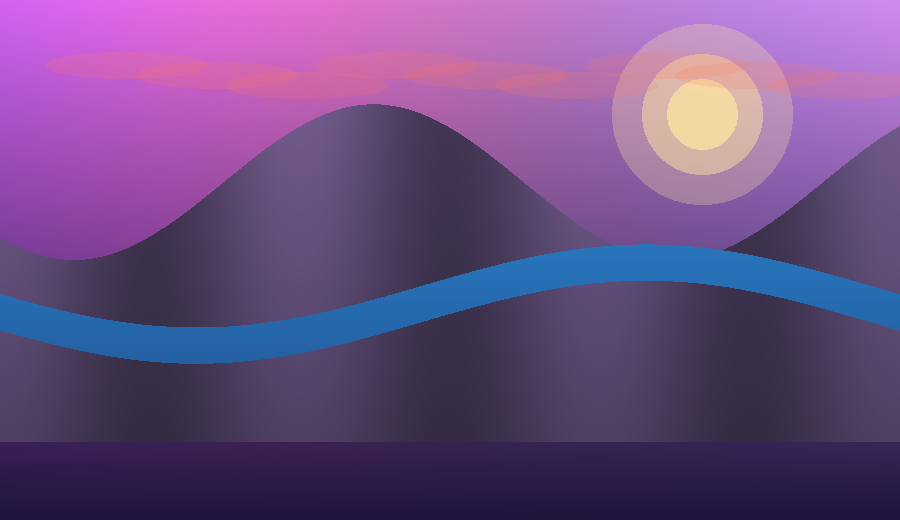
#> input picture images/source.png, 900 x 520 px
$ python main.py
#> lines starting #> are read from the running program, lines starting #| are printed output that depends on the picture
#> in load_rgb, img is the input picture: PIL image 900x520 RGB; mean R, G, B 107.2, 76.6, 129.7
### src/color_models.py
from __future__ import annotations

import math
from dataclasses import dataclass

import numpy as np


@dataclass(frozen=True)
class HSI:
    h: np.ndarray  # [0, 1)
    s: np.ndarray  # [0, 1]
    i: np.ndarray  # [0, 1]


def rgb_to_hsi(rgb_u8: np.ndarray) -> HSI:
    if rgb_u8.dtype != np.uint8 or rgb_u8.ndim != 3 or rgb_u8.shape[2] != 3:
        raise ValueError("Expected RGB uint8 array with shape (H, W, 3).")

    rgb = rgb_u8.astype(np.float32) / 255.0
    r = rgb[..., 0]
#> r: shape (520, 900) float32
    g = rgb[..., 1]
#> g: shape (520, 900) float32
    b = rgb[..., 2]
#> b: shape (520, 900) float32

    intensity = (r + g + b) / 3.0
    min_rgb = np.minimum(np.minimum(r, g), b)

    eps = 1e-8
    saturation = np.where(intensity > eps, 1.0 - (min_rgb / (intensity + eps)), 0.0)

    num = 0.5 * ((r - g) + (r - b))
    den = np.sqrt((r - g) ** 2 + (r - b) * (g - b))
    den = np.maximum(den, eps)
    cos_theta = np.clip(num / den, -1.0, 1.0)
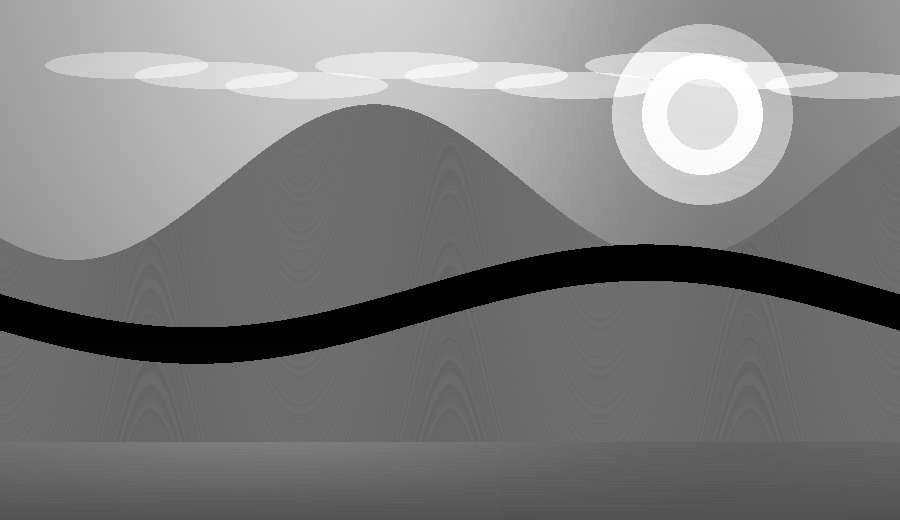
#> cos_theta: shape (520, 900) float32; min -0.879, max 0.986, mean 0.0439; drawn with min black and max white
    theta = np.arccos(cos_theta)  # [0, pi]
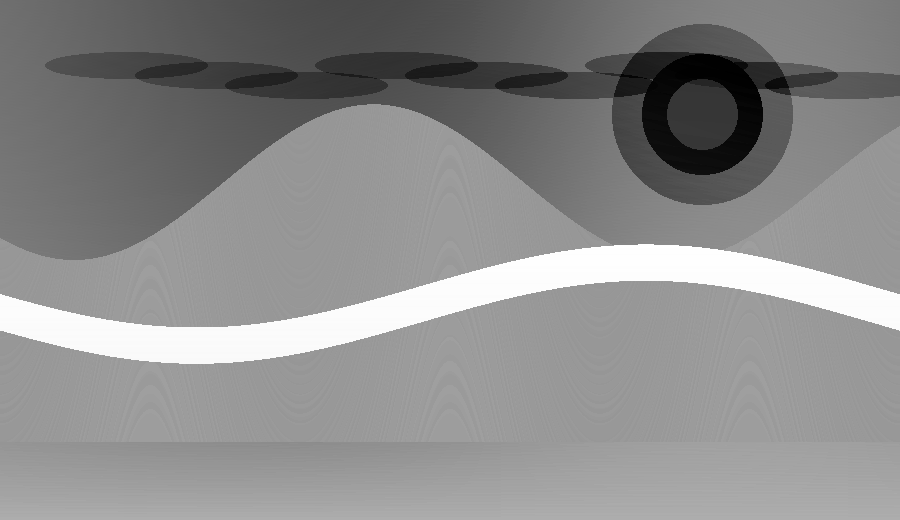
#> theta: shape (520, 900) float32; min 0.168, max 2.65, mean 1.52; drawn with min black and max white

    hue = np.where(b <= g, theta, (2.0 * math.pi - theta))
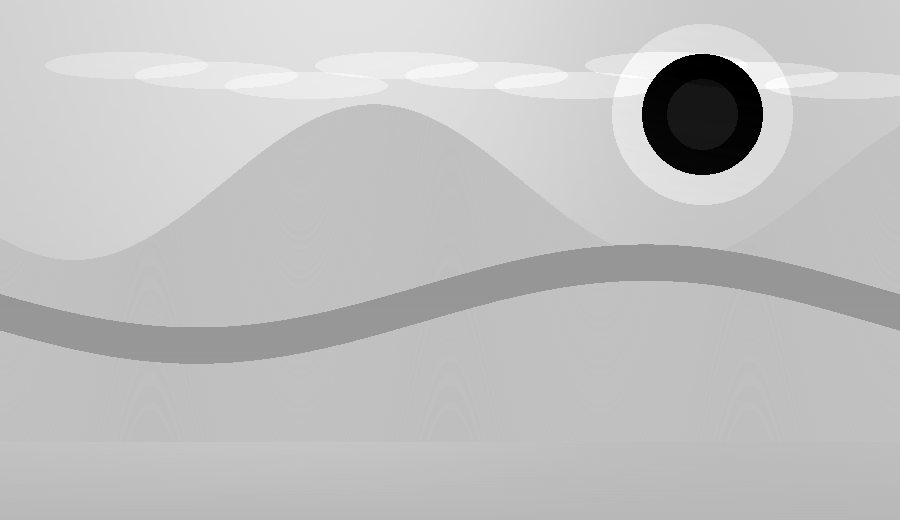
#> hue: shape (520, 900) float32; min 0.168, max 6.07, mean 4.63; drawn with min black and max white
    hue01 = (hue / (2.0 * math.pi)) % 1.0

    return HSI(h=hue01.astype(np.float32), s=saturation.astype(np.float32), i=intensity.astype(np.float32))


def hsi_to_rgb(hsi: HSI) -> np.ndarray:
    h = (hsi.h.astype(np.float32) % 1.0) * (2.0 * math.pi)
    s = np.clip(hsi.s.astype(np.float32), 0.0, 1.0)
    i = np.clip(hsi.i.astype(np.float32), 0.0, 1.0)
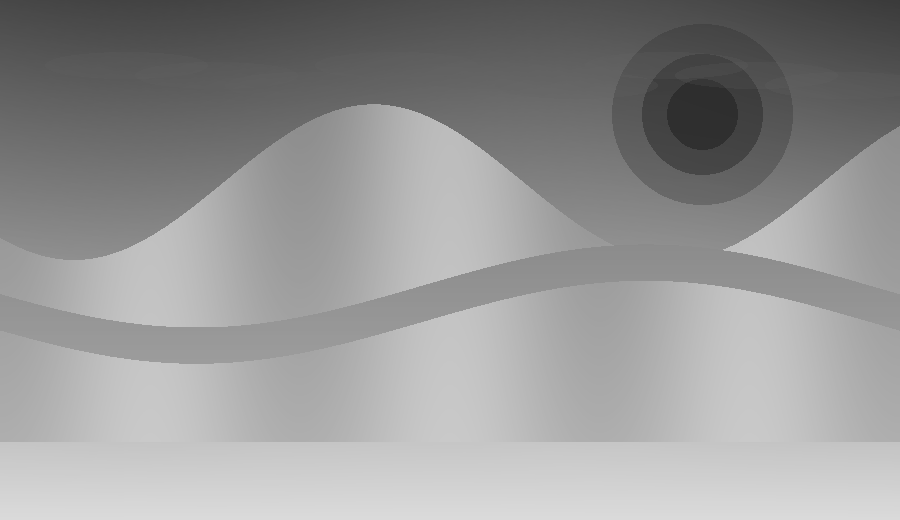
#> i: shape (520, 900) float32; min 0.182, max 0.856, mean 0.59

    r = np.zeros_like(i, dtype=np.float32)
    g = np.zeros_like(i, dtype=np.float32)
    b = np.zeros_like(i, dtype=np.float32)

    two_pi_over_3 = 2.0 * math.pi / 3.0
    four_pi_over_3 = 4.0 * math.pi / 3.0

    eps = 1e-8

    mask0 = (h >= 0.0) & (h < two_pi_over_3)
    h0 = h[mask0]
    s0 = s[mask0]
    i0 = i[mask0]
#> i0 = 11497 values, max 0.29 at index 1173, min 0.182 at index 2489, mean 0.239
    b0 = i0 * (1.0 - s0)
#> b0 = 11497 values, max 0.25 at index 11283, min 0.143 at index 2489, mean 0.204
    r0 = i0 * (1.0 + (s0 * np.cos(h0)) / (np.cos((math.pi / 3.0) - h0) + eps))
#> r0 = 11497 values, max 0.372 at index 1173, min 0.213 at index 2489, mean 0.28
    g0 = 3.0 * i0 - (r0 + b0)
#> g0 = 11497 values, max 0.273 at index 11283, min 0.189 at index 2489, mean 0.233
    r[mask0], g[mask0], b[mask0] = r0, g0, b0

    mask1 = (h >= two_pi_over_3) & (h < four_pi_over_3)
    h1 = h[mask1] - two_pi_over_3
    s1 = s[mask1]
    i1 = i[mask1]
    r1 = i1 * (1.0 - s1)
    g1 = i1 * (1.0 + (s1 * np.cos(h1)) / (np.cos((math.pi / 3.0) - h1) + eps))
    b1 = 3.0 * i1 - (r1 + g1)
    r[mask1], g[mask1], b[mask1] = r1, g1, b1
#> r: shape (520, 900) float32; min 0, max 0.372, mean 0.0213
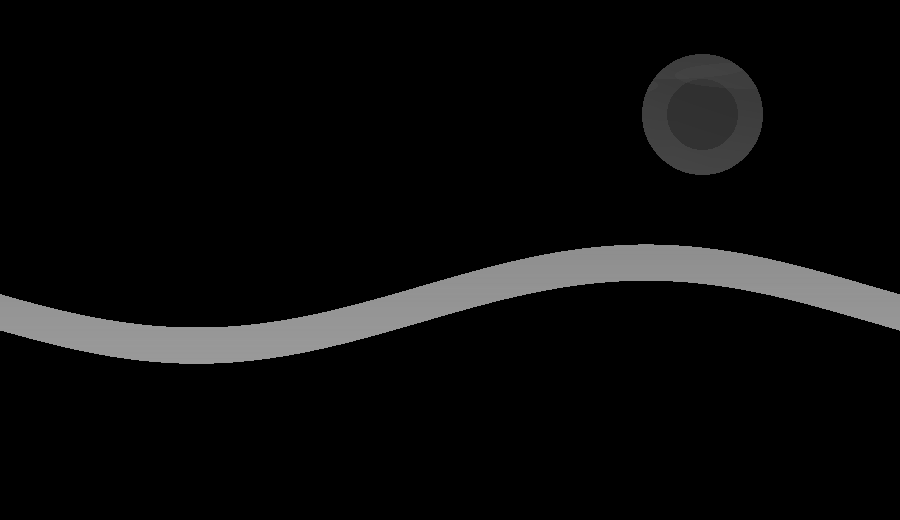
#> g: shape (520, 900) float32; min 0, max 0.603, mean 0.0465
#> b: shape (520, 900) float32; min 0, max 1.01, mean 0.0719

    mask2 = h >= four_pi_over_3
    h2 = h[mask2] - four_pi_over_3
    s2 = s[mask2]
    i2 = i[mask2]
    g2 = i2 * (1.0 - s2)
    b2 = i2 * (1.0 + (s2 * np.cos(h2)) / (np.cos((math.pi / 3.0) - h2) + eps))
    r2 = 3.0 * i2 - (g2 + b2)
    r[mask2], g[mask2], b[mask2] = r2, g2, b2
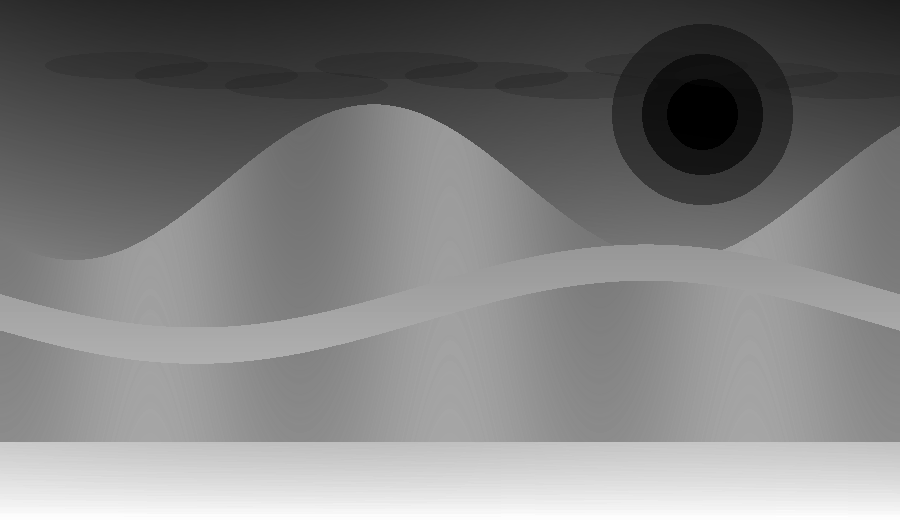
#> b: shape (520, 900) float32; min 0.143, max 1.41, mean 0.772; drawn with min black and max white

    rgb = np.stack([r, g, b], axis=-1)
    rgb = np.clip(rgb, 0.0, 1.0)
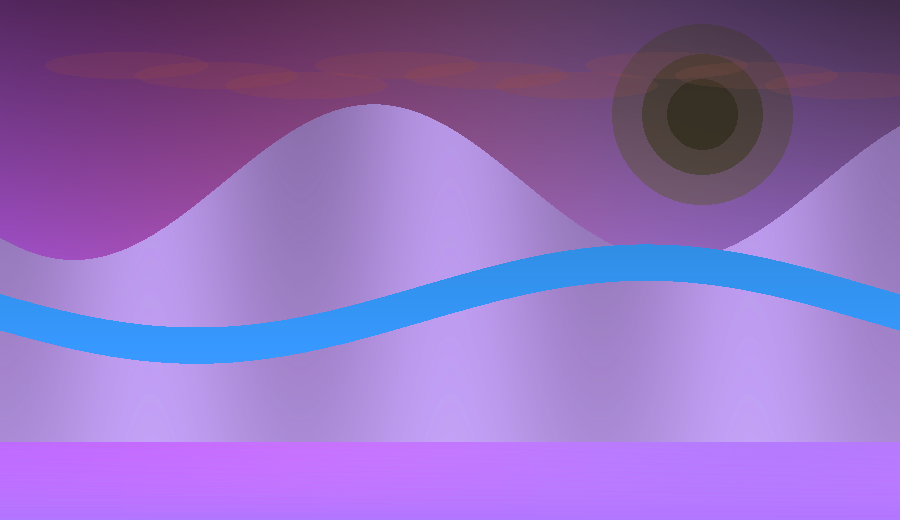
#> rgb: shape (520, 900, 3) float32; mean of channels 0, 1, 2 0.566, 0.432, 0.735; drawn as R, G, B
    return (rgb * 255.0 + 0.5).astype(np.uint8)


def extract_rgb_channels(rgb_u8: np.ndarray) -> tuple[np.ndarray, np.ndarray, np.ndarray]:
    if rgb_u8.dtype != np.uint8 or rgb_u8.ndim != 3 or rgb_u8.shape[2] != 3:
        raise ValueError("Expected RGB uint8 array with shape (H, W, 3).")

    r = np.zeros_like(rgb_u8)
    g = np.zeros_like(rgb_u8)
    b = np.zeros_like(rgb_u8)
    r[..., 0] = rgb_u8[..., 0]
    g[..., 1] = rgb_u8[..., 1]
    b[..., 2] = rgb_u8[..., 2]
    return r, g, b


def intensity_image(rgb_u8: np.ndarray) -> np.ndarray:
    hsi = rgb_to_hsi(rgb_u8)
    i = np.clip(hsi.i, 0.0, 1.0)
    gray = (i * 255.0 + 0.5).astype(np.uint8)
    return np.stack([gray, gray, gray], axis=-1)


def invert_intensity_in_rgb(rgb_u8: np.ndarray) -> np.ndarray:
    hsi = rgb_to_hsi(rgb_u8)
    inv = HSI(h=hsi.h, s=hsi.s, i=(1.0 - hsi.i))
    return hsi_to_rgb(inv)

### src/resampling.py
from __future__ import annotations

import numpy as np


def resample_nearest(rgb_u8: np.ndarray, scale: float) -> np.ndarray:
#> called with scale = 3
    if scale <= 0:
        raise ValueError("scale must be > 0")
    if rgb_u8.dtype != np.uint8 or rgb_u8.ndim != 3 or rgb_u8.shape[2] != 3:
        raise ValueError("Expected RGB uint8 array with shape (H, W, 3).")

    in_h, in_w, _ = rgb_u8.shape
#> in_h = 520; in_w = 900
    out_h = max(1, int(round(in_h * scale)))
#> out_h = 1560
    out_w = max(1, int(round(in_w * scale)))
#> out_w = 2700

    out = np.empty((out_h, out_w, 3), dtype=np.uint8)

    for y_out in range(out_h):
        y_in = int(y_out / scale)
        if y_in >= in_h:
            y_in = in_h - 1
        row = rgb_u8[y_in]
        for x_out in range(out_w):
            x_in = int(x_out / scale)
            if x_in >= in_w:
                x_in = in_w - 1
            out[y_out, x_out] = row[x_in]

    return out


def decimate(rgb_u8: np.ndarray, n: int) -> np.ndarray:
#> called with n = 2
    if n <= 0:
        raise ValueError("n must be >= 1")
    if rgb_u8.dtype != np.uint8 or rgb_u8.ndim != 3 or rgb_u8.shape[2] != 3:
        raise ValueError("Expected RGB uint8 array with shape (H, W, 3).")
    return rgb_u8[::n, ::n].copy()
#> returned value: shape (260, 450, 3)


def resample_two_pass(rgb_u8: np.ndarray, m: int, n: int) -> np.ndarray:
    if m <= 0 or n <= 0:
        raise ValueError("m and n must be >= 1")
    stretched = resample_nearest(rgb_u8, float(m))
    return decimate(stretched, n)

### main.py
from __future__ import annotations

import argparse
from pathlib import Path

import numpy as np
from PIL import Image

from src.color_models import extract_rgb_channels, intensity_image, invert_intensity_in_rgb
from src.resampling import decimate, resample_nearest, resample_two_pass


def load_rgb(path: Path) -> np.ndarray:
    img = Image.open(path).convert("RGB")
    return np.array(img, dtype=np.uint8)


def save_rgb(path: Path, rgb_u8: np.ndarray) -> None:
    path.parent.mkdir(parents=True, exist_ok=True)
    Image.fromarray(rgb_u8).save(path)


def main() -> None:
    parser = argparse.ArgumentParser(description="Color models (RGB/HSI) and image resampling without built-in resize.")
    parser.add_argument("--input", type=Path, default=Path("images/source.png"), help="Path to input PNG/BMP image.")
    parser.add_argument("--out", type=Path, default=Path("results"), help="Output directory.")
    parser.add_argument("--m", type=int, default=3, help="Stretch factor M (integer).")
    parser.add_argument("--n", type=int, default=2, help="Decimation factor N (integer).")
    args = parser.parse_args()

    rgb = load_rgb(args.input)

    save_rgb(args.out / "01_source.png", rgb)

    r_img, g_img, b_img = extract_rgb_channels(rgb)
    save_rgb(args.out / "02_channel_r.png", r_img)
    save_rgb(args.out / "03_channel_g.png", g_img)
    save_rgb(args.out / "04_channel_b.png", b_img)

    save_rgb(args.out / "05_intensity.png", intensity_image(rgb))
    save_rgb(args.out / "06_inverted_intensity.png", invert_intensity_in_rgb(rgb))

    stretched = resample_nearest(rgb, float(args.m))
    save_rgb(args.out / f"07_stretch_M{args.m}.png", stretched)

    dec = decimate(rgb, args.n)
    save_rgb(args.out / f"08_decimate_N{args.n}.png", dec)

    k = args.m / args.n
    two_pass = resample_two_pass(rgb, args.m, args.n)
    save_rgb(args.out / f"09_resample_2pass_K{k:g}_M{args.m}_N{args.n}.png", two_pass)

    one_pass = resample_nearest(rgb, float(k))
    save_rgb(args.out / f"10_resample_1pass_K{k:g}.png", one_pass)

    print("Done. Outputs in:", args.out)


if __name__ == "__main__":
    main()
